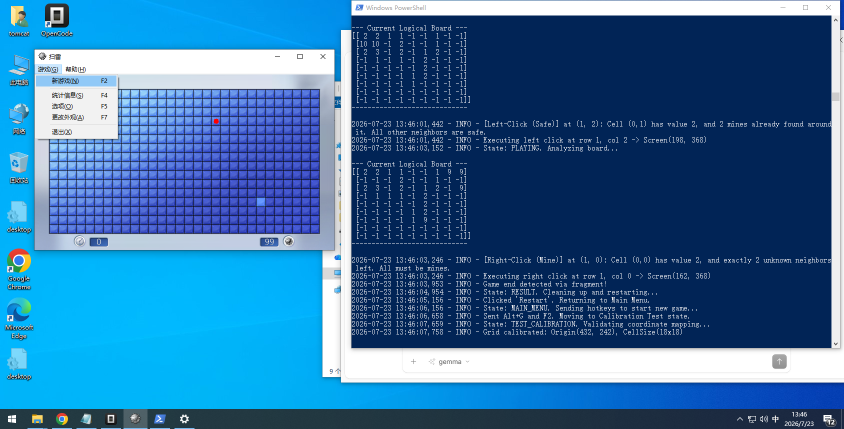
#> input picture debug_origin.png, 1688 x 858 px (shown at 1/2 size)
$ python analyze_screenshot.py debug_origin.png
#> lines starting #> are read from the running program, lines starting #| are printed output that depends on the picture; after the words box and inside, x2 and y2 are one past the last pixel; in counts of white or black regions, pixels touching at a corner belong together
### src/matcher.py
import cv2
import numpy as np
import logging
import os
from src.timer import timer

class Matcher:
    def __init__(self, assets_path=None):
        if assets_path is None:
            assets_path = os.path.join(os.path.dirname(__file__), "..", "assets")
        assets_path = os.path.abspath(assets_path)
        self.templates = {}
        self.assets_path = assets_path
        self.load_templates()

    # [17 lines left out: function _crop_black_border, not called in this run]

    def load_templates(self):
        anchor_dir = os.path.join(self.assets_path, "anchors")
        if os.path.exists(anchor_dir):
            for file in os.listdir(anchor_dir):
                path = os.path.join(anchor_dir, file)
                tmpl = cv2.imread(path, cv2.IMREAD_UNCHANGED)
                if tmpl is not None:
                    tmpl = self._crop_black_border(tmpl)
                self.templates[file] = tmpl
        tile_dir = os.path.join(self.assets_path, "tiles")
        if os.path.exists(tile_dir):
            for file in os.listdir(tile_dir):
                path = os.path.join(tile_dir, file)
                self.templates[file] = cv2.imread(path, cv2.IMREAD_UNCHANGED)
        # Auto-crop number templates to digit-only (remove background noise)
        for name in ("1.png", "2.png", "3.png", "4.png", "5.png", "6.png"):
            tmpl = self.templates.get(name)
            if tmpl is not None:
                digit = self._crop_digit(tmpl)
                if digit is not None:
                    self.templates[name.replace(".png", "_digit.png")] = digit
        logging.info(f"Loaded {len(self.templates)} templates.")

    # [46 lines left out: functions _crop_digit, find_image, match_all, match_cell, not called in this run]

    def resize_tile_templates(self, cell_w, cell_h):
        tile_dir = os.path.join(self.assets_path, "tiles")
        for file in os.listdir(tile_dir):
            key = file
            if key in self.templates:
                tmpl = self.templates[key]
                if tmpl.shape[1] == cell_w and tmpl.shape[0] == cell_h:
                    continue
                self.templates[key] = cv2.resize(tmpl, (cell_w, cell_h), interpolation=cv2.INTER_LINEAR)
        for name in ("1.png", "2.png", "3.png", "4.png", "5.png", "6.png"):
            tmpl = self.templates.get(name)
            if tmpl is not None:
                digit = self._crop_digit(tmpl)
                if digit is not None:
                    self.templates[name.replace(".png", "_digit.png")] = digit
        logging.info(f"Resized tiles to {cell_w}x{cell_h}")

    # [10 lines left out: function map_value, not called in this run]

### src/board.py
import cv2
import numpy as np
import logging
from src.timer import timer

class Board:
    def __init__(self, capture, matcher, expected_cols=30):
        self.capture = capture
        self.matcher = matcher
        self.expected_cols = expected_cols
        self.marked_cells = set()
        self._cell_cache = {}

    def _find_board_contour(self, screen, debug_img):
        """Edge detection → find the board rectangle. Returns (bx, by, bw, bh) or None."""
        gray = cv2.cvtColor(screen, cv2.COLOR_BGR2GRAY)
        blurred = cv2.GaussianBlur(gray, (5, 5), 0)

        known_rows = {9: 9, 16: 16, 30: 16}
        expected_rows = known_rows.get(self.expected_cols, 16)
        expected_aspect = self.expected_cols / expected_rows

        best_rect = None
        best_score = 0
        for method in range(3):
            if method == 0:
                edges = cv2.Canny(blurred, 30, 100)
            elif method == 1:
                edges = cv2.Canny(blurred, 10, 50)
            else:
                edges = cv2.adaptiveThreshold(blurred, 255, cv2.ADAPTIVE_THRESH_GAUSSIAN_C,
                                              cv2.THRESH_BINARY, 11, 2)

            contours, _ = cv2.findContours(edges, cv2.RETR_EXTERNAL, cv2.CHAIN_APPROX_SIMPLE)
            for contour in contours:
                peri = cv2.arcLength(contour, True)
                approx = cv2.approxPolyDP(contour, 0.02 * peri, True)
                if len(approx) != 4:
                    continue
                rx, ry, rw, rh = cv2.boundingRect(approx)
                if rw < 100 or rh < 100:
                    continue
                aspect = rw / rh
                aspect_score = max(0, 1.0 - abs(aspect - expected_aspect) / expected_aspect)
                area_score = (rw * rh) / (screen.shape[1] * screen.shape[0])
                score = aspect_score * 0.5 + area_score * 0.5
                if score > best_score:
                    best_score = score
                    best_rect = (rx, ry, rw, rh)

        return best_rect

    def _find_board_by_anchors(self, screen):
        """Use board_tl.png / board_br.png template matching to locate the grid.
        Returns (tl_x, tl_y, br_x, br_y, cell_w, cell_h, cols, rows, step) or None."""
        tl_tmpl = self.matcher.templates.get("board_tl.png")
        br_tmpl = self.matcher.templates.get("board_br.png")
        if tl_tmpl is None or br_tmpl is None:
            return None

        cell_w = tl_tmpl.shape[1]
        cell_h = tl_tmpl.shape[0]

        tl_matches = self.matcher.match_all(screen, "board_tl.png", threshold=0.7)
        br_matches = self.matcher.match_all(screen, "board_br.png", threshold=0.7)
        if not tl_matches or not br_matches:
            return None

        # TL corner: top-left-most match (smallest x+y)
        tl_matches.sort(key=lambda p: p[0] + p[1])
        tl_x, tl_y = tl_matches[0]

        # BR corner: bottom-right-most match (largest x+y)
        br_matches.sort(key=lambda p: -(p[0] + p[1]))
        br_x, br_y = br_matches[0]

        if br_x <= tl_x or br_y <= tl_y:
            return None

        dx = br_x - tl_x
        dy = br_y - tl_y

        # Detect grid size by trying common configurations
        best_info = None
        best_err = 1.0
        for n_cols, n_rows in [(30, 16), (16, 16), (9, 9)]:
            if n_cols < 2 or n_rows < 2:
                continue
            sx = dx / (n_cols - 1)
            sy = dy / (n_rows - 1)
            if max(sx, sy) == 0:
                continue
            ratio = min(sx, sy) / max(sx, sy)
            if ratio > 0.80:
                err = 1.0 - ratio
                if err < best_err:
                    best_err = err
                    step = (sx + sy) / 2.0
                    best_info = (tl_x, tl_y, br_x, br_y, cell_w, cell_h, n_cols, n_rows, step)

        if best_info is None:
            return None

        logging.info(f"Found board via anchor matching: TL=({tl_x},{tl_y}) BR=({br_x},{br_y}) "
                     f"{best_info[6]}x{best_info[7]} grid, step={best_info[8]:.1f}, cell={cell_w}x{cell_h}")
        return best_info

    @timer
    def find_board(self):
        screen = self.capture.get_screenshot()
        # A newly located board invalidates any cached per-cell classifications
        # from the previous game.
        self._cell_cache = {}
        debug_img = screen.copy()
        h_screen, w_screen = screen.shape[:2]

        # 1. Anchor template matching (primary)
        anchor_info = self._find_board_by_anchors(screen)

        if anchor_info is not None:
            tl_x, tl_y, br_x, br_y, cell_w, cell_h, cols, rows, step = anchor_info

            visual_cell_w = cell_w
            visual_cell_h = cell_h
            cx0 = tl_x + cell_w / 2.0
            cy0 = tl_y + cell_h / 2.0
            cx1 = br_x + cell_w / 2.0
            cy1 = br_y + cell_h / 2.0

            board_rect_label = f"anchors TL=({tl_x},{tl_y}) BR=({br_x},{br_y})"
        else:
            # 2. Fallback: edge detection → board rectangle
            board_rect = self._find_board_contour(screen, debug_img)
            if board_rect is None:
                # Fallback: color-based — Minesweeper board is light gray
                hsv = cv2.cvtColor(screen, cv2.COLOR_BGR2HSV)
                lower = np.array([0, 0, 180])
                upper = np.array([180, 30, 255])
                mask = cv2.inRange(hsv, lower, upper)
                mask = cv2.morphologyEx(mask, cv2.MORPH_CLOSE, np.ones((10, 10), np.uint8))
                mask = cv2.morphologyEx(mask, cv2.MORPH_OPEN, np.ones((5, 5), np.uint8))
                cnts, _ = cv2.findContours(mask, cv2.RETR_EXTERNAL, cv2.CHAIN_APPROX_SIMPLE)
                known_rows = {9: 9, 16: 16, 30: 16}
                expected_rows = known_rows.get(self.expected_cols, 16)
                expected_aspect = self.expected_cols / expected_rows
                best_rect = None
                best_score = 0
                for cnt in cnts:
                    rx, ry, rw, rh = cv2.boundingRect(cnt)
                    if rw < 100 or rh < 100:
                        continue
                    aspect = rw / rh
                    aspect_score = max(0, 1.0 - abs(aspect - expected_aspect) / expected_aspect)
                    area_score = (rw * rh) / (w_screen * h_screen)
                    score = aspect_score * 0.5 + area_score * 0.5
                    if score > best_score:
                        best_score = score
                        best_rect = (rx, ry, rw, rh)
                if best_rect and best_score > 0.3:
                    board_rect = best_rect
                    logging.info(f"Found board via color mask: ({rx},{ry},{rw},{rh})")

            if board_rect is None:
                logging.warning("All detection methods failed; using full screenshot as board rect")
                board_rect = (0, 0, w_screen, h_screen)

            bx, by, bw, bh = board_rect
            board_rect_label = f"({bx},{by},{bw},{bh})"

            known_rows = {9: 9, 16: 16, 30: 16}
            expected_rows = known_rows.get(self.expected_cols, 16)

            # Estimate step geometrically
            step_w = bw / (self.expected_cols + 0.5)
            step_h = bh / (expected_rows + 0.5)
            step = min(step_w, step_h)

            for _ in range(5):
                margin_x = (bw - step * (self.expected_cols - 1)) / 2
                margin_y = (bh - step * (expected_rows - 1)) / 2
                cx0 = bx + margin_x
                cy0 = by + margin_y
                cx1 = cx0 + step * (self.expected_cols - 1)
                cy1 = cy0 + step * (expected_rows - 1)
                vis_half = max(step * 0.45, 5)
                if (cx1 + vis_half <= w_screen and
                    cy1 + vis_half <= h_screen and
                    cx0 - vis_half >= bx and cy0 - vis_half >= by):
                    break
                step *= 0.97
            else:
                logging.error(f"Grid does not fit after 5 iterations (step={step:.1f})")
                return None

            rows = expected_rows
            cols = self.expected_cols

            # Use anchor template dimensions for cell_visual if available
            tl_tmpl = self.matcher.templates.get("board_tl.png")
            if tl_tmpl is not None:
                visual_cell_w = tl_tmpl.shape[1]
                visual_cell_h = tl_tmpl.shape[0]
            else:
                visual_cell_w = max(8, int(round(step * 0.9)))
                visual_cell_h = max(8, int(round(step * 0.9)))

        cv2.rectangle(debug_img, (int(cx0 - step / 2), int(cy0 - step / 2)),
                      (int(cx1 + step / 2), int(cy1 + step / 2)), (0, 255, 0), 2)
        cv2.putText(debug_img, f"BOARD {board_rect_label}", (int(cx0), int(cy0) - 10),
                    cv2.FONT_HERSHEY_SIMPLEX, 0.5, (0, 255, 0), 1)
        cv2.circle(debug_img, (int(cx0), int(cy0)), 5, (0, 0, 255), -1)
        cv2.circle(debug_img, (int(cx1), int(cy1)), 5, (0, 0, 255), -1)
        cv2.rectangle(debug_img,
                      (int(cx0 - step / 2), int(cy0 - step / 2)),
                      (int(cx1 + step / 2), int(cy1 + step / 2)),
                      (255, 0, 255), 1)
        cv2.imwrite("debug_calibration.png", debug_img)

        logging.info(f"Board {board_rect_label} → {cols}x{rows} grid, step={step:.1f}, "
                     f"cell_visual={visual_cell_w}x{visual_cell_h}")

        self.matcher.resize_tile_templates(visual_cell_w, visual_cell_h)

        origin_x, origin_y = self.capture.to_screen(int(cx0), int(cy0))
        return {
            "origin_x": origin_x,
            "origin_y": origin_y,
            "cell_w": step,
            "cell_h": step,
            "visual_cell_w": visual_cell_w,
            "visual_cell_h": visual_cell_h,
            "win_ox": int(cx0),
            "win_oy": int(cy0),
            "window_offset_x": self.capture.window_offset_x,
            "window_offset_y": self.capture.window_offset_y,
            "rows": rows,
            "cols": cols,
            "anchor_matched": anchor_info is not None,
        }

    # [206 lines left out: functions compute_closed_baseline, analyze_board, _classify_cell_by_digit_templates, _classify_cell_by_color, not called in this run]

    def mark_cell(self, r, c):
        self.marked_cells.add((r, c))

### analyze_screenshot.py
"""Analyze a Minesweeper screenshot and report which cells are mines and
which cells are safe to click.

This script treats the existing bot modules (src/board, src/matcher,
src/solver) as a read-only API. No existing code is modified. It only calls
existing primitives (find_board, Matcher.match_cell, Board's cell
classifiers, Solver.solve) and adds the flag detection that the bot's own
analyze_board does not expose.

Usage:
    python analyze_screenshot.py <image_path>

The image should be a capture of the Minesweeper window (same content the
bot captures, e.g. the window client area).
"""

import os
import sys
import tempfile

import cv2
import numpy as np

sys.path.insert(0, os.path.dirname(os.path.abspath(__file__)))

from src.board import Board
from src.matcher import Matcher
from src.solver import Solver


class _StaticCapture:
    """Capture stand-in that always returns the provided image, so the
    existing Board API can analyze a given file instead of the live screen."""

    def __init__(self, img):
        self.img = img
        self.window_offset_x = 0
        self.window_offset_y = 0

    def get_screenshot(self):
        return self.img

    def to_screen(self, x, y):
        return int(x) + self.window_offset_x, int(y) + self.window_offset_y


# [184 lines left out: functions _cell_center, _is_flag, _classify_board, _deduce, _render_analysis, _render_grid, not called in this run]


def main():
    if len(sys.argv) < 2:
        print("用法: python analyze_screenshot.py <图片路径>")
        return 1

    # UTF-8 output so Chinese renders correctly in modern terminals.
    if hasattr(sys.stdout, 'reconfigure'):
        sys.stdout.reconfigure(encoding='utf-8')
        sys.stderr.reconfigure(encoding='utf-8')

    path = os.path.abspath(sys.argv[1])
    img = cv2.imread(path)
#> img is the input picture: shape (858, 1688, 3); mean B, G, R 160.2, 110.4, 52.7
    if img is None:
        print(f"无法读取图片: {path}")
        return 1

    # Run in a temp cwd so the existing find_board() debug artifact
    # (debug_calibration.png) does not pollute the project folder.
    old_cwd = os.getcwd()
    with tempfile.TemporaryDirectory() as tmp:
        os.chdir(tmp)
        try:
            matcher = Matcher()
            board = Board(_StaticCapture(img), matcher)
            calib = board.find_board()
#> in _find_board_contour, `gray = cv2.cvtColor(screen, cv2.COLOR_BGR2GRAY)`:
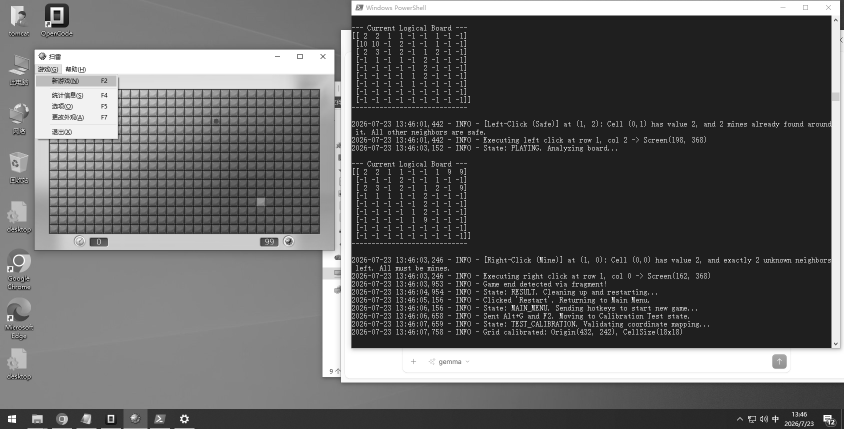
#> gray: shape (858, 1688) (shown at 1/2 size); min 0, max 255, mean 98.7
#> the loop in _find_board_contour, `for method in range(3):` made 3 passes
#> pass 1, in _find_board_contour, `edges = cv2.Canny(blurred, 30, 100)`:
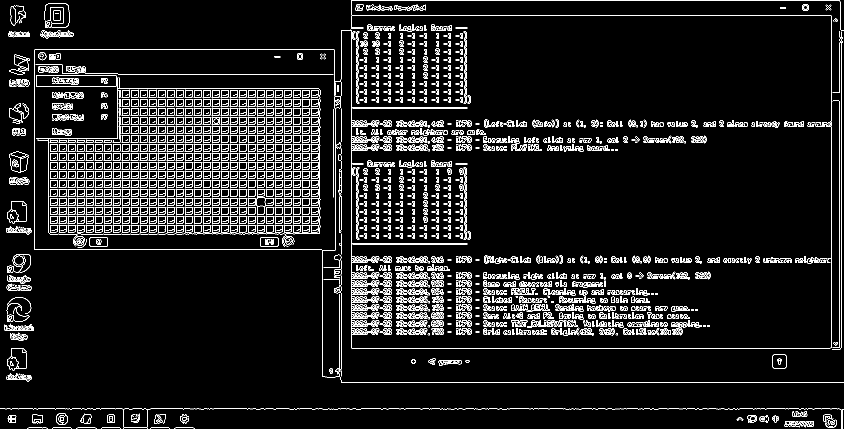
#> edges: shape (858, 1688) (shown at 1/2 size); 7.1% white in thin lines or dots
#> pass 2, in _find_board_contour, `edges = cv2.Canny(blurred, 10, 50)`:
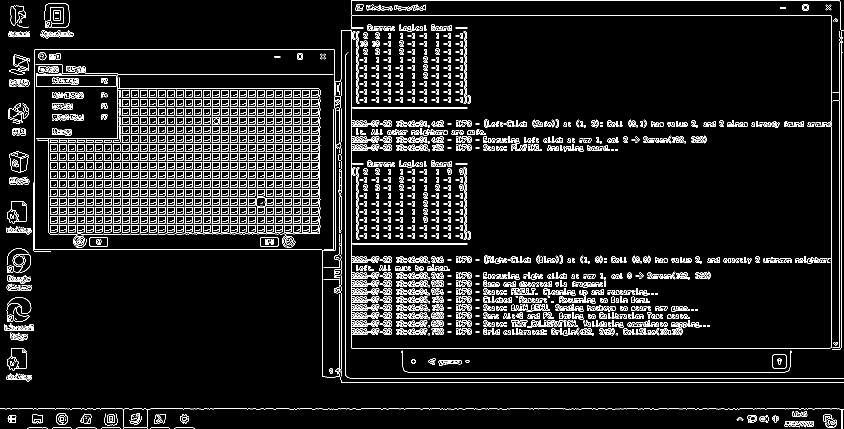
#> edges: shape (858, 1688) (shown at 1/2 size); 7.5% white in thin lines or dots
#> pass 3, in _find_board_contour, `edges = cv2.adaptiveThreshold(blurred, 255, cv2.ADAPTIVE_THRESH_GAUSSI..`:
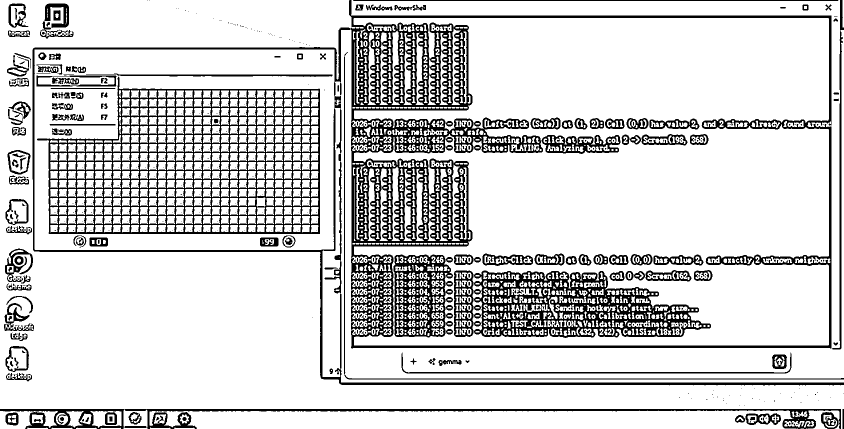
#> edges: shape (858, 1688) (shown at 1/2 size); 82.1% white; 935 black regions (730 under 20 px), largest, box (x1, y1, x2, y2) and area: (65, 0, 1688, 771) 101253, (74, 153, 640, 468) 46582, (948, 541, 1422, 676) 28397
#> after the loop in _find_board_contour, `for method in range(3):`: best_rect = (691, 109, 997, 648); best_score = 0.633
#> in find_board, `board_rect = self._find_board_contour(screen, debug_img)`: board_rect = (691, 109, 997, 648)
#> in find_board, `bx, by, bw, bh = board_rect`: bx = 691; by = 109; bw = 997; bh = 648
#> in find_board, `board_rect_label = f"({bx},{by},{bw},{bh})"`: board_rect_label = '(691,109,997,648)'
#> in find_board, `step_w = bw / (self.expected_cols + 0.5)`: step_w = 32.69
#> in find_board, `step_h = bh / (expected_rows + 0.5)`: step_h = 39.27
#> in find_board, `step = min(step_w, step_h)`: step = 32.69
#> the loop in find_board, `for _ in range(5):` made 1 pass
#> (margin_x, margin_y, cx0, cy0, cx1, cy1, vis_half) on pass 1: (24.52, 78.84, 715.5, 187.8, 1663.5, 678.2, 14.71)
#> in find_board, `visual_cell_w = max(8, int(round(step * 0.9)))`: visual_cell_w = 29
#> in find_board, `cv2.putText(debug_img, f"BOARD {board_rect_label}", (int(cx0), int(cy0..`: debug_img: shape (858, 1688, 3); mean B, G, R 159.3, 111.4, 52.2
#> in find_board, `cv2.circle(debug_img, (int(cx0), int(cy0)), 5, (0, 0, 255), -1)`: debug_img: shape (858, 1688, 3); mean B, G, R 159.3, 111.4, 52.2
#> in find_board, `cv2.circle(debug_img, (int(cx1), int(cy1)), 5, (0, 0, 255), -1)`: debug_img: shape (858, 1688, 3); mean B, G, R 159.3, 111.4, 52.2
#> in find_board, `cv2.rectangle(debug_img, (int(cx0 - step / 2), int(cy0 - step / 2)), (..`:
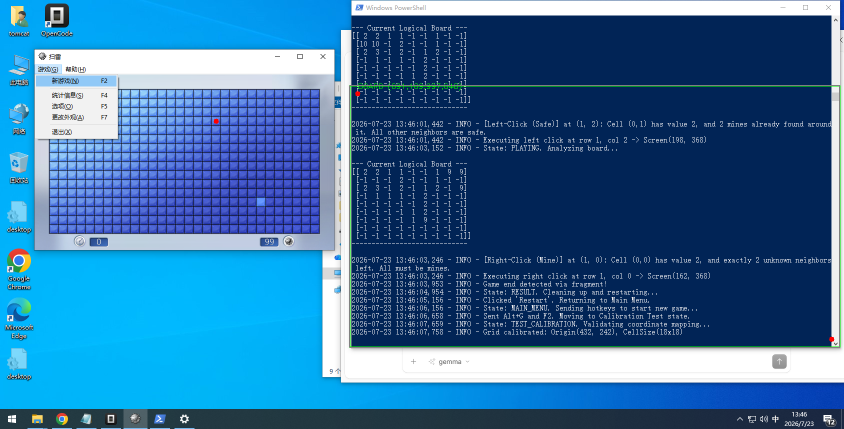
#> debug_img: shape (858, 1688, 3) (shown at 1/2 size); mean B, G, R 159.8, 110.9, 52.7
        finally:
            os.chdir(old_cwd)

    if not calib:
        print("未能定位棋盘（锚点/轮廓/颜色检测均失败）。请确认截图是扫雷窗口。")
        return 1

    matrix, flags = _classify_board(img, calib, matcher, board)
    safe, mines, guess, solved = _deduce(matrix, flags)

    rows, cols = calib['rows'], calib['cols']
    anchored = calib.get('anchor_matched', False)

    out = _render_analysis(img, calib, flags, mines, safe)
    out_path = os.path.splitext(path)[0] + "_analysis.png"
    if not cv2.imwrite(out_path, out):
        print(f"无法写入分析图: {out_path}")
        return 1

    unrecognized = int((matrix == -3).sum())
    closed_left = int((matrix == -1).sum())

    print("=" * 60)
    print("===== 扫雷截图分析 =====")
    print("=" * 60)
    print(f"图片: {path} ({img.shape[1]}x{img.shape[0]})")
    print(f"棋盘: {cols}列 x {rows}行 | step={calib['cell_w']:.1f} | "
          f"单元格 {calib['visual_cell_w']}x{calib['visual_cell_h']}")
    print(f"锚点匹配: {'是' if anchored else '否 (精度可能较低)'}")
    print(f"分析图已保存: {out_path}")
    print()
    print("图例: 红圈 = 推理出的雷 (closed_tile, solver 推导) | 绿圈 = 安全可点击")
    print("      (已有红旗的格子不标圈)")
    print()
    print("--- 结论 ---")
    if solved and unrecognized == 0:
        print("  棋盘已全部解出 (剩余未知格为 0)。")
    else:
        print(f"  红旗 (玩家已确认雷): {len(flags)} 个 (不标圈)")
        print(f"  推理出的雷 (closed_tile): {len(mines)} 个  -> 红圈")
        print(f"  安全可点: {len(safe)} 个  -> 绿圈")
        if guess is not None:
            r, c = guess[0]
            px, py = _cell_center(calib, r, c)
            print(f"  无法确定时可选: 随机猜 ({r}, {c})  中心像素 ({px},{py})")
        if unrecognized > 0:
            print(f"  注意: 有 {unrecognized} 个格子未能识别(开格未分类)，"
                  f"{closed_left} 个闭格未知，结果不完整")

    print()
    print("--- 棋盘状态图 (F=雷/?=未知/空格=空/数字=周围雷数) ---")
    print(_render_grid(matrix, flags, mines))
    return 0


if __name__ == "__main__":
#> (the run stopped early here; a loop or call above may not have finished)
